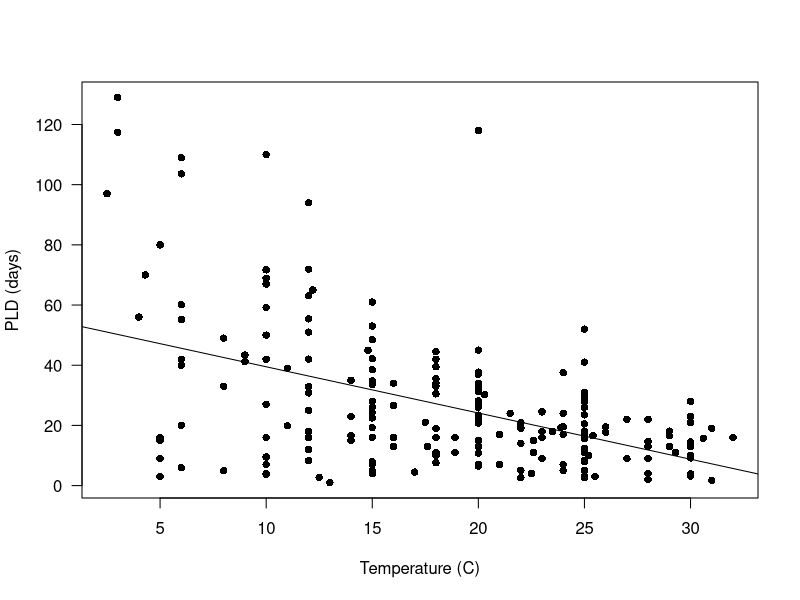
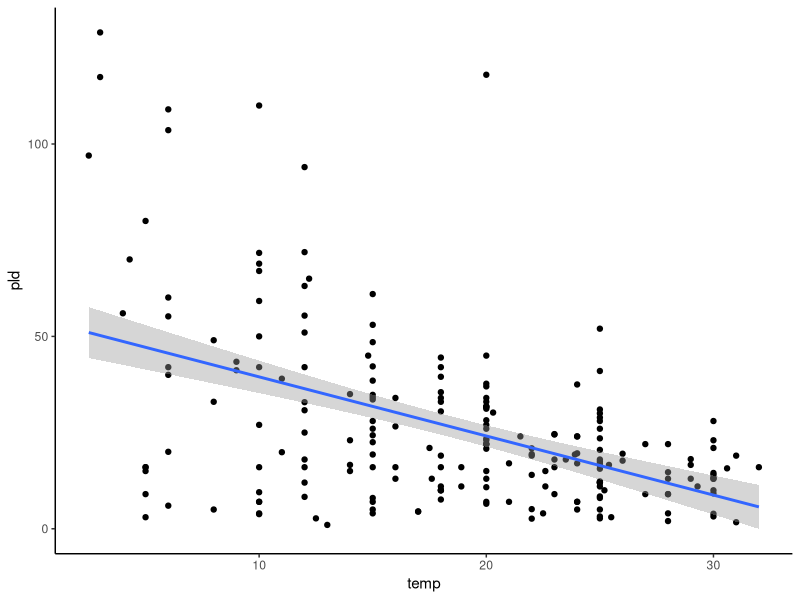
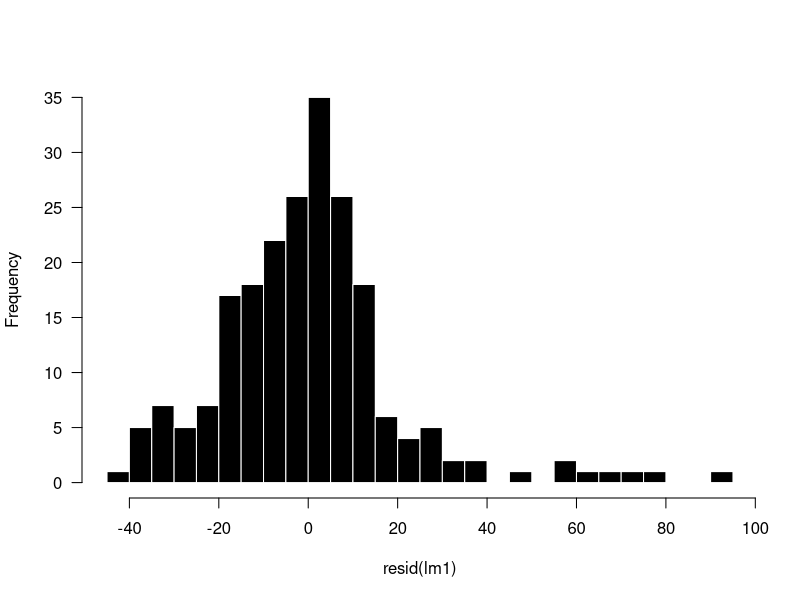
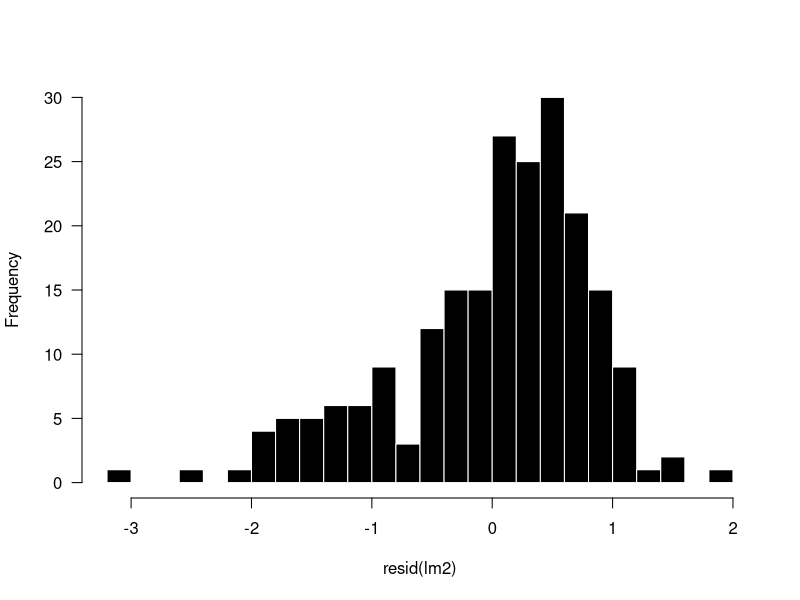
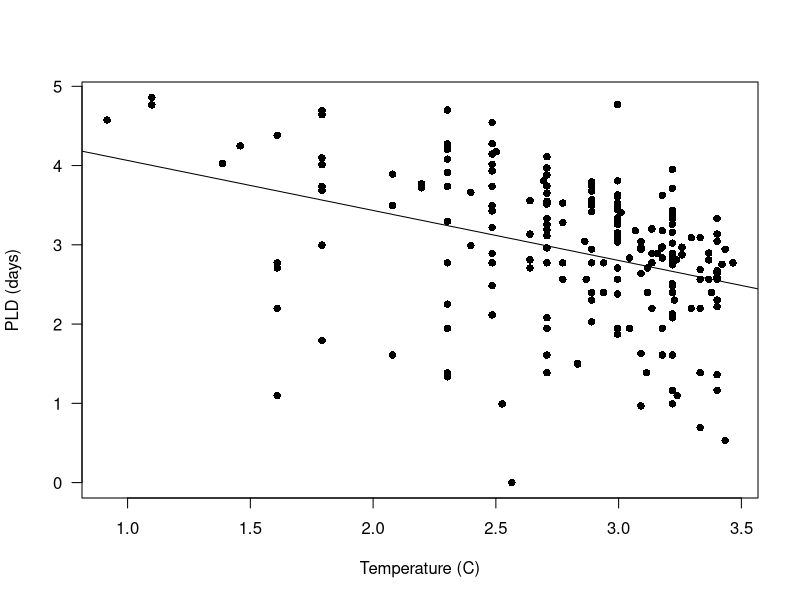
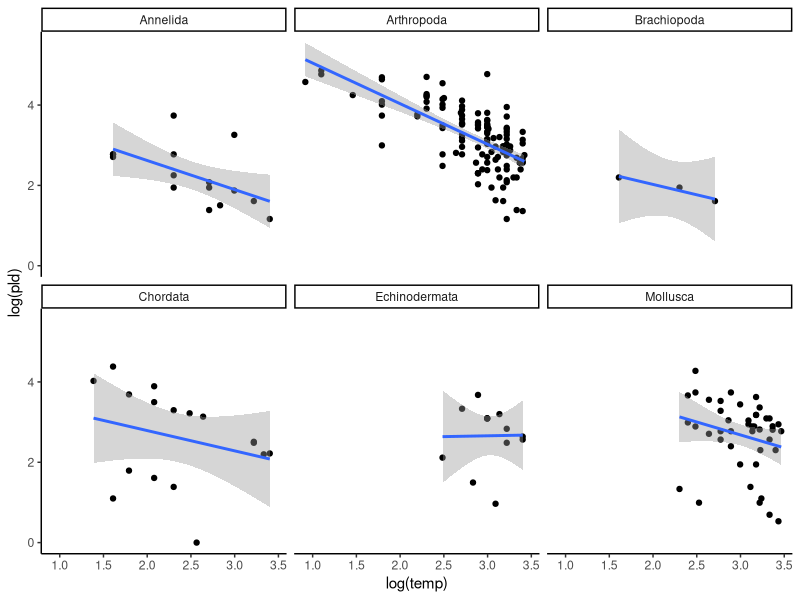
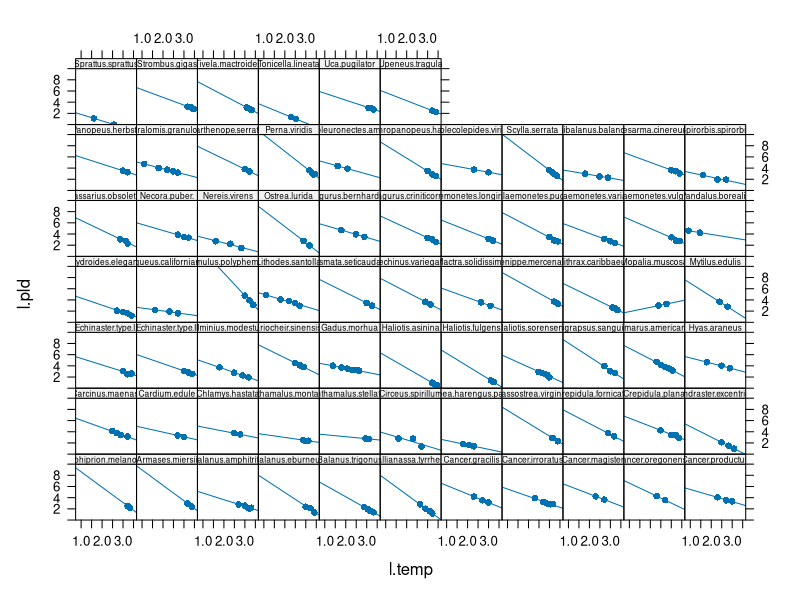
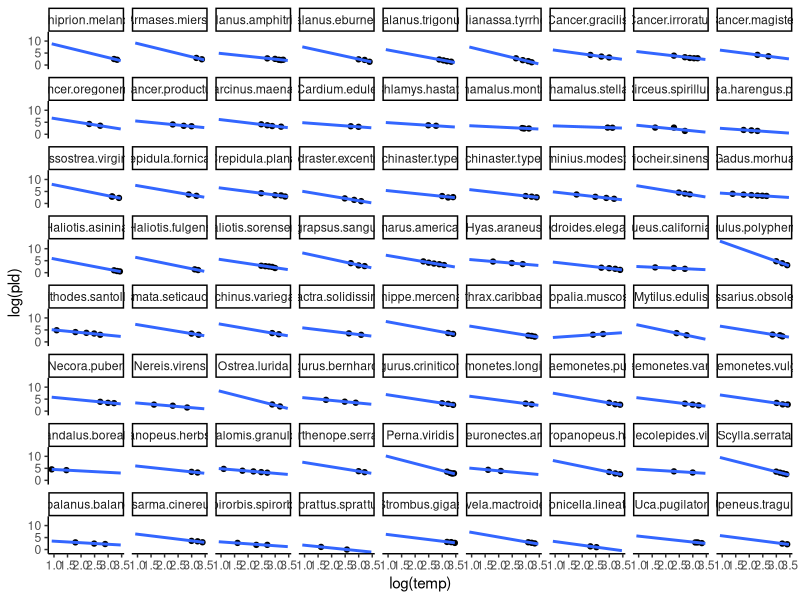

Reproduce these figures in R, in order.
# Install packages
library(arm)
library(lattice)
library(tidyverse)

# Read in data
df <- read.table('PLD.txt',na.strings='NA',header=T)

str(df)
head(df)
dim(df)
summary(df)

# Plot PLD temp relationship (can be done a lot of ways)
# Base R
plot(pld ~ temp, data=df,
     xlab='Temperature (C)', ylab='PLD (days)',
     pch = 16,las=1)
abline(lm(pld ~ temp, data=df)) 

# ggplot
ggplot(df, aes(y = pld, x= temp)) +
        geom_point() +
        theme_classic() +
        stat_smooth(method = "lm") 


# Fit linear model and check diagnostics
lm1 <- lm(pld ~ temp, data=df)
summary(lm1)

# Histogram of residuals
hist(resid(lm1), breaks=20, las=1, col=1, border='white', main='')

# Assumption of homoscedasticity is violated, we will work with log(temp) and log(pld)

# Log-transform the pld and temp data
lm2 <- lm(log(pld) ~ log(temp), data=df)

# Histogram of residuals
hist(resid(lm2),breaks=20, las=1, col=1, border='white', main='')

# Residual plots look better

# Summary of model output
summary(lm2)
plot(log(pld) ~ log(temp), data=df,
     xlab='Temperature (C)', ylab='PLD (days)',
     pch = 16,las=1)
abline(lm2)

# With phylum memberships
ggplot(df, aes(y = log(pld), x = log(temp))) +
        geom_point() +
        theme_classic() +
        stat_smooth(method = "lm") +
        facet_wrap(~phylum)


####################
# Add random effects
library(lme4)

# Make log-transformed variables
df$l.pld <- log(df$pld)
df$l.temp <- log(df$temp)

# Plot raw (OLS) regressions
xyplot(l.pld ~ l.temp | species, df, pch=16, type = c("p", "r"),
       ylim=c(0,10),par.strip.text=list(cex=0.5))

ggplot(df, aes(y = log(pld), x = log(temp))) +
        geom_point() +
        theme_classic() +
        stat_smooth(method = "lm",fullrange = T, se = F) +
        facet_wrap(~species)

# Evidence for which parameters to be Random Effects?

# Random intercepts
mm1 <- lmer(l.pld ~ l.temp + (1 | species), data = df)
summary(mm1)
coef(mm1)$species

# ICC (only with a random-intercepts model!)
vars <- as.data.frame(VarCorr(mm1))
ICC <- vars$vcov[1] / (vars$vcov[1] + vars$vcov[2])
ICC # Proportion of the total variance in Y that is accounted for by the clustering.

# Random slopes
mm2 <- lmer(l.pld ~ l.temp + ( 0 + l.temp | species), data = df)
summary(mm2)
coef(mm2)$species

# Random intercept and slope (correlated)
mm3 <- lmer(l.pld ~ l.temp + (l.temp | species), data = df)
summary(mm3)
coef(mm3)$species

# Note that random slopes and random intercepts in mixed model are not the 
# same estimates as those produced by the random effects model!!!!

params <- as.data.frame(coef(mm3)$species)
params$RIntonly <- coef(mm1)$species[,1]
params$RSlonly <- coef(mm2)$species[,2]

colnames(params) <- c("R.int","R.sl","MM.int","MM.sl")

library(patchwork)
r.int <- ggplot(params) +
        geom_histogram(aes(x = R.int), binwidth = 0.5, 
                       col = "white", fill = "darkblue") +
        xlim(0,15) +
        theme_classic(base_size = 15) +
        ggtitle("Random Intercepts (w/ Random Slopes)")

mm.int <- ggplot(params) +
        geom_histogram(aes(x = MM.int), binwidth = 0.5, 
                       col = "white", fill = "darkred") +
        xlim(0,15) +
        theme_classic(base_size = 15) +
        ggtitle("Random Intercepts (w/ Fixed Slopes)")

r.sl <- ggplot(params) +
        geom_histogram(aes(x = R.sl), binwidth = 0.25, 
                       col = "white", fill = "darkblue") +
        xlim(-3,0) +
        theme_classic(base_size = 15) +
        ggtitle("Random Slopes (w/ Random Intercepts)")

mm.sl <- ggplot(params) +
        geom_histogram(aes(x = MM.sl), binwidth = 0.25, 
                       col = "white", fill = "darkred") +
        xlim(-3,0) +
        theme_classic(base_size = 15) +
        ggtitle("Random Slopes (w/ Fixed Intercepts)")

(r.int / mm.int) | (r.sl / mm.sl)
